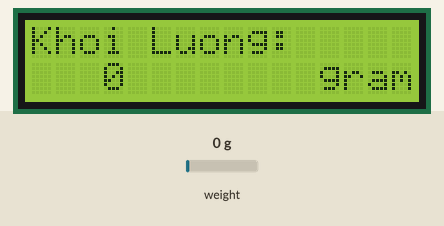
Bench run of a sketch on a simulated Arduino Uno, built with avr-gcc and run on an emulated ATmega328P. Shown: 16×2 character LCD. Inputs (shaded band) come from the test bench; at power-on: weight on the scale 0 g.

Above: at 2.2 s.
2.3 s: weight on the scale set to 921 g
At 2.9 s:
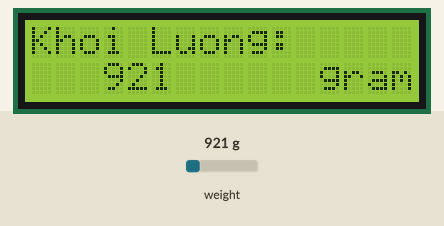
3.8 s: weight on the scale set to 1059 g
At 5.0 s:
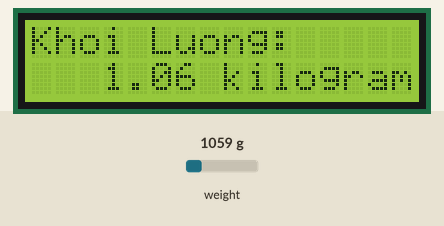
5.3 s: weight on the scale set to 100 g
At 5.7 s:
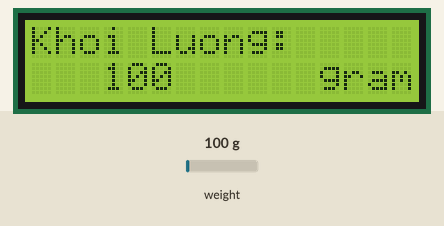
Timing chart, 0 to 8.3 s (numbered marks = the images above; inputs shaded):
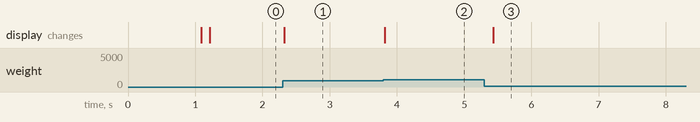

The sketch:

finalcode.ino
```cpp
#include <Arduino.h>
#include "HX711.h"
#include <Wire.h>
#include <LiquidCrystal_I2C.h>

LiquidCrystal_I2C lcd(0x27,16,2);
const int LOADCELL_DOUT_PIN = 2;
const int LOADCELL_SCK_PIN = 3;
HX711 scale;

void setup() {
  Serial.begin(57600);
  lcd.init();
  lcd.backlight();
  lcd.setCursor(0,0);
  lcd.print("Dang Khoi Tao:");
  scale.begin(LOADCELL_DOUT_PIN, LOADCELL_SCK_PIN);
  scale.set_scale(-407.83);
  scale.tare();
  lcd.clear();
}

void loop() {
  lcd.setCursor(0,0);
  lcd.print("Khoi Luong:");

  int khoiluong = (scale.get_units());
  if(khoiluong>0){
    if(khoiluong>1000){
      lcd.setCursor(3,1);
      lcd.print(khoiluong/1000.00);
      lcd.setCursor(8,1);
      lcd.print("kilogram");
    }
    else{
      lcd.setCursor(3,1);
      lcd.print(khoiluong);
      lcd.setCursor(6,1);
      lcd.print("      gram");
    }
  }
  else{
  lcd.setCursor(3,1);
  lcd.print("0        gram");
  }

}
```

Measured:
- the behaviour switches between 1000 and 1001 g on weight on the scale (found by bisection; images 1 and 2)
- after the input at 2.3 s, the display: changes at once (image 1)
- after the input at 3.8 s, the display: changes at once (image 2)
- after the input at 5.3 s, the display: changes after 0.13 s (image 3)
